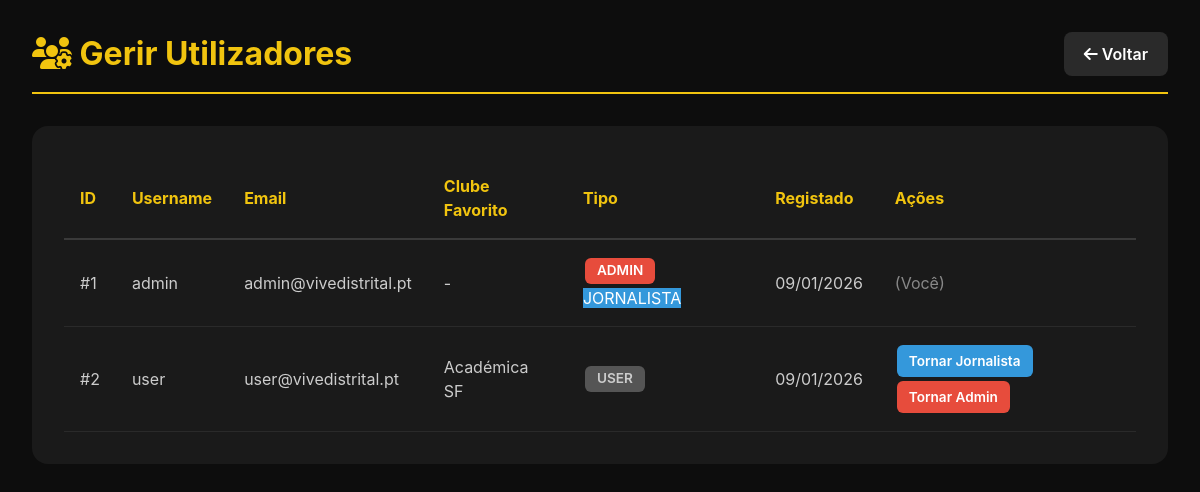
Page /admin/admin-utilizadores.php (signed in) on the committed database.
### tables this page shows
CREATE TABLE utilizadores (
    id INT AUTO_INCREMENT PRIMARY KEY,
    username VARCHAR(50) NOT NULL UNIQUE,
    password VARCHAR(255) NOT NULL,
    email VARCHAR(100),
    clube_favorito_id INT,
    is_admin TINYINT(1) DEFAULT 0,
    is_jornalista TINYINT(1) DEFAULT 0,
    created_at TIMESTAMP DEFAULT CURRENT_TIMESTAMP,
    last_login TIMESTAMP NULL,
    FOREIGN KEY (clube_favorito_id) REFERENCES clubes(id) ON DELETE SET NULL,
    INDEX idx_username (username)
);

CREATE TABLE clubes (
    id INT AUTO_INCREMENT PRIMARY KEY,
    nome VARCHAR(100) NOT NULL,
    codigo VARCHAR(50) NOT NULL UNIQUE,
    logo VARCHAR(255) DEFAULT NULL,
    created_at TIMESTAMP DEFAULT CURRENT_TIMESTAMP,
    INDEX idx_codigo (codigo)
);

### includes/config.php (called while the page is built, shortened)
<?php
function url($path = '') {
    return BASE_URL . ltrim($path, '/');
}
?>

### admin/admin-utilizadores.php (the view, shortened to what this page needs)
<?php
require_once __DIR__ . '/../includes/config.php';
$stmt = $pdo->query("SELECT u.*, c.nome as clube_favorito_nome FROM utilizadores u LEFT JOIN clubes c ON u.clube_favorito_id = c.id ORDER BY u.created_at DESC");
$utilizadores = $stmt->fetchAll();
include __DIR__ . '/../includes/header.php';
?>
<div class="admin-container">
  <div class="admin-header">
    <h1><i class="fas fa-users-cog"></i> Gerir Utilizadores</h1>
    <a href="<?php echo url('admin/admin.php'); ?>" class="btn-voltar">
      <i class="fas fa-arrow-left"></i> Voltar
    </a>
  </div>
  <div class="users-table">
    <table>
      <thead>
        <tr>
          <th>ID</th>
          <th>Username</th>
          <th>Email</th>
          <th>Clube Favorito</th>
          <th>Tipo</th>
          <th>Registado</th>
          <th>Ações</th>
        </tr>
      </thead>
      <tbody>
        <?php foreach ($utilizadores as $u): ?>
          <tr>
            <td>#<?php echo $u['id']; ?></td>
            <td><?php echo htmlspecialchars($u['username']); ?></td>
            <td><?php echo htmlspecialchars($u['email']); ?></td>
            <td><?php echo $u['clube_favorito_nome'] ? htmlspecialchars($u['clube_favorito_nome']) : '-'; ?></td>
            <td>
              <?php if ($u['is_admin']): ?>
                <span class="badge badge-admin">ADMIN</span>
              <?php endif; ?>
              <?php if ($u['is_jornalista'] ?? 0): ?>
                <span class="badge-jornalista">JORNALISTA</span>
              <?php endif; ?>
              <?php if (!$u['is_admin'] && !($u['is_jornalista'] ?? 0)): ?>
                <span class="badge badge-user">USER</span>
              <?php endif; ?>
            </td>
            <td><?php echo date('d/m/Y', strtotime($u['created_at'])); ?></td>
            <td>
              <?php if ($u['id'] !== $_SESSION['user_id']): ?>
                <form method="POST" style="display: inline;">
                  <button type="submit" class="btn-toggle <?php echo ($u['is_jornalista'] ?? 0) ? 'btn-remove' : 'btn-jornalista'; ?>">
                    <?php echo ($u['is_jornalista'] ?? 0) ? 'Remover Jornalista' : 'Tornar Jornalista'; ?>
                  </button>
                </form>
                <form method="POST" style="display: inline;">
                  <button type="submit" class="btn-toggle <?php echo $u['is_admin'] ? 'btn-remove' : 'btn-admin'; ?>">
                    <?php echo $u['is_admin'] ? 'Remover Admin' : 'Tornar Admin'; ?>
                  </button>
                </form>
              <?php else: ?>
                <span style="color: #888;">(Você)</span>
              <?php endif; ?>
            </td>
          </tr>
        <?php endforeach; ?>
      </tbody>
    </table>
  </div>
</div>
</body>
</html>

### css/comum.css (style rules this page uses)
:root { --bs-body-bg: #0D0D0D; --bs-body-color: #FFFFFF; --bs-tertiary-bg: #1A1A1A; --primary-accent: #f1c40f; --sidebar-bg: #151515; }
body { background-color: var(--bs-body-bg); color: var(--bs-body-color); }

### css/admin-utilizadores.css (style rules this page uses)
body { background: #0D0D0D; color: #fff; font-family: 'Inter', -apple-system, BlinkMacSystemFont, sans-serif; }
.admin-container { max-width: 1400px; margin: 0 auto; padding: 2rem; }
.admin-header { display: flex; justify-content: space-between; align-items: center; margin-bottom: 2rem; padding-bottom: 1rem; border-bottom: 2px solid #f1c40f; }
.admin-header h1 { color: #f1c40f; font-size: 2rem; font-weight: 700; margin: 0; }
.btn-voltar { background: #2a2a2a; color: #fff; padding: 10px 20px; border-radius: 8px; text-decoration: none; font-weight: 600; transition: all 0.3s ease; border: none; }
.users-table { background: #1a1a1a; border-radius: 16px; padding: 2rem; overflow-x: auto; }
table { width: 100%; border-collapse: collapse; }
th { color: #f1c40f; font-weight: 700; padding: 1rem; text-align: left; border-bottom: 2px solid #3a3a3a; }
td { padding: 1rem; border-bottom: 1px solid #2a2a2a; color: #ccc; }
.badge { padding: 6px 12px; border-radius: 6px; font-weight: 600; font-size: 0.85rem; display: inline-block; margin: 2px; }
.badge-admin { background: #e74c3c; color: #fff; }
.badge-jornalista { background: #3498db; color: #fff; }
.badge-user { background: #555; color: #ccc; }
.btn-toggle { padding: 6px 12px; border-radius: 6px; border: none; font-weight: 600; cursor: pointer; font-size: 0.85rem; margin: 2px; transition: all 0.3s ease; }
.btn-jornalista { background: #3498db; color: #fff; }
.btn-admin { background: #e74c3c; color: #fff; }

### rows in the picture
utilizadores: id "1", username "admin", email "admin@vivedistrital.pt", is_admin "ADMIN", is_jornalista "JORNALISTA", created_at "09/01/2026", shows "(Você)"
utilizadores: id "2", username "user", email "user@vivedistrital.pt", clube_favorito.nome "Académica SF", is_admin "USER", created_at "09/01/2026", is_jornalista "Tornar Jornalista"
